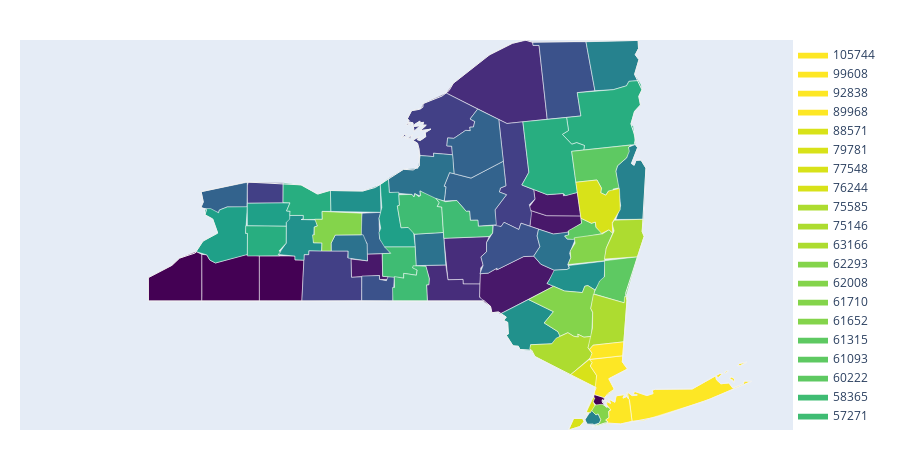

This figure's notebook cell:
### Code cell
# display all counties
#pip install plotly-geo
import plotly.figure_factory as ff

values = ny2['Income']

fig = ff.create_choropleth(fips=ny2['FIPS'], 
                            values=values, 
                            scope=['NY'], 
                            county_outline={'color': 'rgb(255,255,255)', 'width': 0.5})
iplot(fig)

### Figure 1 — Plotly figure (JSON) as saved in the notebook; plotly's stock layout.template omitted (floating-point values rounded to 4 significant figures; data arrays with more than 128 entries replaced by an {"elided": "..."} marker saying what was removed)
{"data": [{"fill": "toself", "fillcolor": "rgb(68, 1, 84)", "hoverinfo": "none", "line": {"color": "rgb(255,255,255)", "width": 0.5}, "mode": "lines", "name": "36593", "type": "scatter", "x": [-73.77, -73.77, -73.77, -73.77, -73.77, null, -73.93, -73.89, -73.79, -73.82, -73.78, -73.78, -73.92, -73.93, null], "y": [40.86, 40.85, 40.84, 40.86, 40.86, null, 40.83, 40.79, 40.8, 40.85, 40.84, 40.88, 40.92, 40.83, null]}, {"fill": "toself", "fillcolor": "rgb(68, 1, 84)", "hoverinfo": "none", "line": {"color": "rgb(255,255,255)", "width": 0.5}, "mode": "lines", "name": "44304", "type": "scatter", "x": [-79.76, -79.76, -79.06, -79.06, -79.14, -79.35, -79.45, -79.76, -79.76, null], "y": [42.24, 42.0, 42.0, 42.54, 42.57, 42.49, 42.41, 42.27, 42.24, null]}, {"fill": "toself", "fillcolor": "rgb(68, 1, 84)", "hoverinfo": "none", "line": {"color": "rgb(255,255,255)", "width": 0.5}, "mode": "lines", "name": "45359", "type": "scatter", "x": [-78.31, -78.31, -77.75, -77.72, -77.84, -77.84, -78.31, -78.31, null], "y": [42.23, 42.0, 42.0, 42.47, 42.47, 42.52, 42.52, 42.23, null]}, {"fill": "toself", "fillcolor": "rgb(68, 1, 84)", "hoverinfo": "none", "line": {"color": "rgb(255,255,255)", "width": 0.5}, "mode": "lines", "name": "45571", "type": "scatter", "x": [-79.06, -79.06, -78.31, -78.31, -78.49, -78.88, -78.96, -79.0, -79.06, -79.06, null], "y": [42.08, 42.0, 42.0, 42.52, 42.53, 42.44, 42.47, 42.53, 42.54, 42.08, null]}, {"fill": "toself", "fillcolor": "rgb(72, 24, 106)", "hoverinfo": "none", "line": {"color": "rgb(255,255,255)", "width": 0.5}, "mode": "lines", "name": "47449", "type": "scatter", "x": [-74.76, -74.76, -74.45, -74.29, -74.08, -74.1, -74.54, -74.76, -74.76, null], "y": [42.89, 42.86, 42.77, 42.78, 42.9, 42.98, 42.99, 43.05, 42.89, null]}, {"fill": "toself", "fillcolor": "rgb(72, 24, 106)", "hoverinfo": "none", "line": {"color": "rgb(255,255,255)", "width": 0.5}, "mode": "lines", "name": "47810", "type": "scatter", "x": [-77.11, -77.1, -76.73, -76.73, -76.62, -76.62, -76.69, -76.7, -76.9, -76.89, -77.11, null], "y": [42.48, 42.27, 42.29, 42.25, 42.25, 42.28, 42.28, 42.55, 42.54, 42.46, 42.48, null]}, {"fill": "toself", "fillcolor": "rgb(72, 24, 106)", "hoverinfo": "none", "line": {"color": "rgb(255,255,255)", "width": 0.5}, "mode": "lines", "name": "47921", "type": "scatter", "x": [-75.42, -75.4, -75.28, -75.26, -75.17, -75.15, -74.45, -74.54, -74.43, -74.62, -74.71, -74.84, -75.2, -75.19, -75.31, -75.42, -75.42, null], "y": [42.06, 42.01, 41.94, 41.86, 41.87, 41.85, 42.17, 42.2, 42.35, 42.42, 42.52, 42.51, 42.36, 42.38, 42.32, 42.31, 42.06, null]}, {"fill": "toself", "fillcolor": "rgb(72, 24, 106)", "hoverinfo": "none", "line": {"color": "rgb(255,255,255)", "width": 0.5}, "mode": "lines", "name": "48033", "type": "scatter", "x": [-74.77, -74.76, -74.54, -74.1, -74.14, -74.32, -74.33, -74.53, -74.71, -74.7, -74.77, null], "y": [43.08, 43.05, 42.99, 42.98, 43.25, 43.21, 43.24, 43.23, 43.29, 43.17, 43.08, null]}, {"fill": "toself", "fillcolor": "rgb(71, 45, 123)", "hoverinfo": "none", "line": {"color": "rgb(255,255,255)", "width": 0.5}, "mode": "lines", "name": "48330", "type": "scatter", "x": [-75.86, -75.06, -74.54, -74.64, -74.72, -74.73, -74.8, -74.99, -75.31, -75.77, -75.86, null], "y": [44.4, 44.05, 44.1, 44.95, 44.95, 44.99, 45.01, 44.98, 44.84, 44.52, 44.4, null]}, {"fill": "toself", "fillcolor": "rgb(71, 45, 123)", "hoverinfo": "none", "line": {"color": "rgb(255,255,255)", "width": 0.5}, "mode": "lines", "name": "48567", "type": "scatter", "x": [-75.89, -75.84, -75.64, -75.64, -75.42, -75.41, -75.37, -75.4, -75.33, -75.33, -75.3, -75.89, null], "y": [42.72, 42.24, 42.25, 42.2, 42.2, 42.38, 42.42, 42.51, 42.57, 42.67, 42.74, 42.72, null]}, {"fill": "toself", "fillcolor": "rgb(71, 45, 123)", "hoverinfo": "none", "line": {"color": "rgb(255,255,255)", "width": 0.5}, "mode": "lines", "name": "49064", "type": "scatter", "x": [-76.13, -76.08, -76.09, -76.12, -76.11, -75.36, -75.42, -75.42, -75.64, -75.64, -75.84, -75.86, -76.13, null], "y": [42.41, 42.26, 42.19, 42.19, 42.0, 42.0, 42.04, 42.2, 42.2, 42.25, 42.24, 42.42, 42.41, null]}, {"fill": "toself", "fillcolor": "rgb(66, 64, 134)", "hoverinfo": "none", "line": {"color": "rgb(255,255,255)", "width": 0.5}, "mode": "lines", "name": "49077", "type": "scatter", "x": [-75.22, -75.21, -75.14, -75.1, -74.91, -74.88, -74.76, -74.74, -74.77, -74.7, -74.71, -74.87, -74.78, -74.85, -75.06, -75.17, -75.08, -75.15, -75.16, -75.07, -75.22, null], "y": [43.05, 42.86, 42.86, 42.91, 42.82, 42.9, 42.86, 43.01, 43.11, 43.18, 43.29, 43.34, 43.49, 44.07, 44.05, 44.1, 43.33, 43.3, 43.26, 43.23, 43.05, null]}, {"fill": "toself", "fillcolor": "rgb(66, 64, 134)", "hoverinfo": "none", "line": {"color": "rgb(255,255,255)", "width": 0.5}, "mode": "lines", "name": "49223", "type": "scatter", "x": [-78.47, -78.47, -78.0, -78.0, -78.45, -78.47, null], "y": [43.33, 43.13, 43.13, 43.37, 43.37, 43.33, null]}, {"fill": "toself", "fillcolor": "rgb(66, 64, 134)", "hoverinfo": "none", "line": {"color": "rgb(255,255,255)", "width": 0.5}, "mode": "lines", "name": "50157", "type": "scatter", "x": [-77.75, -77.75, -76.97, -76.97, -77.1, -77.11, -77.15, -77.14, -77.66, -77.66, -77.72, -77.75, null], "y": [42.03, 42.0, 42.0, 42.28, 42.27, 42.51, 42.5, 42.58, 42.58, 42.54, 42.54, 42.03, null]}, {"fill": "toself", "fillcolor": "rgb(66, 64, 134)", "hoverinfo": "none", "line": {"color": "rgb(255,255,255)", "width": 0.5}, "mode": "lines", "name": "50322", "type": "scatter", "x": [-76.15, -76.14, -76.14, -76.14, -76.15, null, -76.19, -76.18, -76.17, -76.17, -76.19, null, -76.34, -76.32, -76.32, -76.33, -76.34, null, -76.36, -76.33, -76.3, -76.35, -76.36, null, -76.37, -76.34, -76.36, -76.3, -76.28, -76.2, -76.28, -76.27, -76.2, -76.21, -76.16, -76.17, -76.12, -76.2, -76.06, -76.13, -76.13, -76.2, -76.24, -76.21, -76.3, -76.23, -76.2, -76.02, -76.03, -75.77, -75.79, -75.85, -75.84, -75.76, -75.6, -75.54, -75.55, -75.5, -75.48, -75.55, -75.45, -75.86, -76.16, -76.19, -76.31, -76.37, null, -76.37, -76.37, -76.36, -76.37, -76.37, null, -76.38, -76.36, -76.34, -76.37, -76.38, null, -76.4, -76.4, -76.39, -76.39, -76.4, null, -76.45, -76.4, -76.38, -76.41, -76.45, null], "y": [43.94, 43.94, 43.94, 43.94, 43.94, null, 44.01, 44.02, 44.02, 44.02, 44.01, null, 44.03, 44.03, 44.05, 44.04, 44.03, null, 43.88, 43.88, 43.92, 43.89, 43.88, null, 44.1, 44.09, 44.07, 44.06, 43.96, 44.03, 44.02, 44.04, 44.08, 44.06, 44.06, 44.03, 44.03, 43.97, 43.99, 43.95, 43.9, 43.85, 43.86, 43.9, 43.86, 43.82, 43.68, 43.67, 43.71, 43.69, 43.79, 43.79, 43.88, 43.88, 43.97, 43.97, 44.01, 44.01, 44.07, 44.1, 44.22, 44.4, 44.28, 44.22, 44.2, 44.1, null, 43.87, 43.88, 43.88, 43.88, 43.87, null, 44.04, 44.03, 44.05, 44.05, 44.04, null, 43.88, 43.88, 43.89, 43.89, 43.88, null, 43.89, 43.9, 43.92, 43.92, 43.89, null]}, {"fill": "toself", "fillcolor": "rgb(59, 82, 139)", "hoverinfo": "none", "line": {"color": "rgb(255,255,255)", "width": 0.5}, "mode": "lines", "name": "50733", "type": "scatter", "x": [-74.73, -74.72, -74.64, -74.54, -74.09, -74.14, -73.91, -74.03, -74.73, null], "y": [44.99, 44.95, 44.95, 44.1, 44.14, 44.41, 44.43, 45.0, 44.99, null]}, {"fill": "toself", "fillcolor": "rgb(59, 82, 139)", "hoverinfo": "none", "line": {"color": "rgb(255,255,255)", "width": 0.5}, "mode": "lines", "name": "51251", "type": "scatter", "x": [-76.97, -76.97, -76.56, -76.54, -76.62, -76.64, -76.73, -76.73, -76.96, -76.97, null], "y": [42.14, 42.0, 42.0, 42.28, 42.28, 42.23, 42.25, 42.29, 42.29, 42.14, null]}, {"fill": "toself", "fillcolor": "rgb(59, 82, 139)", "hoverinfo": "none", "line": {"color": "rgb(255,255,255)", "width": 0.5}, "mode": "lines", "name": "51254", "type": "scatter", "x": [-75.42, -75.31, -75.19, -75.2, -74.84, -74.71, -74.63, -74.67, -74.65, -74.88, -74.91, -75.1, -75.14, -75.24, -75.25, -75.33, -75.33, -75.4, -75.37, -75.42, null], "y": [42.31, 42.32, 42.38, 42.36, 42.51, 42.52, 42.63, 42.75, 42.83, 42.9, 42.82, 42.91, 42.86, 42.88, 42.79, 42.67, 42.57, 42.51, 42.41, 42.31, null]}, {"fill": "toself", "fillcolor": "rgb(51, 99, 141)", "hoverinfo": "none", "line": {"color": "rgb(255,255,255)", "width": 0.5}, "mode": "lines", "name": "51316", "type": "scatter", "x": [-75.89, -75.86, -75.88, -75.72, -75.6, -75.55, -75.54, -75.44, -75.44, -75.2, -75.22, -75.07, -75.16, -75.15, -75.08, -75.11, -75.53, -75.81, -75.89, null], "y": [43.33, 43.32, 43.16, 43.16, 43.04, 43.04, 42.93, 42.93, 42.86, 42.88, 43.05, 43.23, 43.26, 43.3, 43.33, 43.62, 43.42, 43.48, 43.33, null]}, {"fill": "toself", "fillcolor": "rgb(51, 99, 141)", "hoverinfo": "none", "line": {"color": "rgb(255,255,255)", "width": 0.5}, "mode": "lines", "name": "51475", "type": "scatter", "x": [-75.85, -75.85, -75.79, -75.76, -75.53, -75.11, -75.17, -75.45, -75.55, -75.48, -75.5, -75.55, -75.54, -75.6, -75.76, -75.84, -75.85, null], "y": [43.82, 43.79, 43.79, 43.47, 43.42, 43.62, 44.1, 44.22, 44.1, 44.07, 44.01, 44.01, 43.97, 43.97, 43.88, 43.88, 43.82, null]}, {"fill": "toself", "fillcolor": "rgb(51, 99, 141)", "hoverinfo": "none", "line": {"color": "rgb(255,255,255)", "width": 0.5}, "mode": "lines", "name": "51601", "type": "scatter", "x": [-76.98, -76.98, -76.9, -76.9, -76.59, -76.73, -76.74, -76.71, -76.96, -76.98, null], "y": [42.86, 42.77, 42.66, 42.54, 42.55, 42.72, 42.95, 43.02, 43.01, 42.86, null]}, {"fill": "toself", "fillcolor": "rgb(51, 99, 141)", "hoverinfo": "none", "line": {"color": "rgb(255,255,255)", "width": 0.5}, "mode": "lines", "name": "51656", "type": "scatter", "x": [-79.08, -78.84, -78.83, -78.73, -78.47, -78.47, -79.07, -79.04, -79.08, null], "y": [43.08, 43.02, 43.05, 43.09, 43.08, 43.37, 43.26, 43.14, 43.08, null]}, {"fill": "toself", "fillcolor": "rgb(44, 114, 142)", "hoverinfo": "none", "line": {"color": "rgb(255,255,255)", "width": 0.5}, "mode": "lines", "name": "51755", "type": "scatter", "x": [-76.62, -76.61, -76.31, -76.28, -76.27, -76.2, -76.2, -76.08, -75.88, -75.86, -75.89, -75.81, -75.76, -75.77, -76.03, -76.02, -76.2, -76.23, -76.42, -76.62, null], "y": [43.42, 43.25, 43.23, 43.2, 43.24, 43.21, 43.27, 43.2, 43.16, 43.32, 43.33, 43.48, 43.47, 43.69, 43.71, 43.67, 43.68, 43.53, 43.52, 43.42, null]}, {"fill": "toself", "fillcolor": "rgb(44, 114, 142)", "hoverinfo": "none", "line": {"color": "rgb(255,255,255)", "width": 0.5}, "mode": "lines", "name": "51758", "type": "scatter", "x": [-77.37, -77.37, -77.14, -77.14, -76.89, -76.9, -76.95, -77.31, -77.37, null], "y": [42.67, 42.58, 42.58, 42.49, 42.46, 42.66, 42.76, 42.76, 42.67, null]}, {"fill": "toself", "fillcolor": "rgb(44, 114, 142)", "hoverinfo": "none", "line": {"color": "rgb(255,255,255)", "width": 0.5}, "mode": "lines", "name": "51842", "type": "scatter", "x": [-74.71, -74.62, -74.44, -74.28, -74.24, -74.26, -74.23, -74.24, -74.16, -74.27, -74.31, -74.26, -74.26, -74.45, -74.65, -74.67, -74.63, -74.71, null], "y": [42.52, 42.42, 42.36, 42.36, 42.38, 42.42, 42.5, 42.55, 42.72, 42.71, 42.75, 42.76, 42.8, 42.77, 42.83, 42.75, 42.63, 42.52, null]}, {"fill": "toself", "fillcolor": "rgb(44, 114, 142)", "hoverinfo": "none", "line": {"color": "rgb(255,255,255)", "width": 0.5}, "mode": "lines", "name": "52451", "type": "scatter", "x": [-76.27, -76.25, -75.86, -75.9, -76.27, null], "y": [42.77, 42.41, 42.42, 42.79, 42.77, null]}, {"fill": "toself", "fillcolor": "rgb(38, 130, 142)", "hoverinfo": "none", "line": {"color": "rgb(255,255,255)", "width": 0.5}, "mode": "lines", "name": "52527", "type": "scatter", "x": [-73.64, -73.57, -73.64, -73.27, -73.24, -73.31, -73.37, -73.4, -73.43, -73.35, -73.38, -73.47, -73.49, -73.61, -73.64, null], "y": [43.5, 43.1, 42.94, 42.94, 43.53, 43.63, 43.62, 43.57, 43.59, 43.77, 43.81, 43.78, 43.65, 43.56, 43.5, null]}, {"fill": "toself", "fillcolor": "rgb(38, 130, 142)", "hoverinfo": "none", "line": {"color": "rgb(255,255,255)", "width": 0.5}, "mode": "lines", "name": "52759", "type": "scatter", "x": [-74.03, -73.91, -73.67, -73.5, -73.46, -73.34, -73.39, -73.33, -73.38, -73.34, -73.34, -74.03, null], "y": [45.0, 44.43, 44.44, 44.49, 44.54, 44.55, 44.62, 44.79, 44.85, 44.92, 45.01, 45.0, null]}, {"fill": "toself", "fillcolor": "rgb(38, 130, 142)", "hoverinfo": "none", "line": {"color": "rgb(255,255,255)", "width": 0.5}, "mode": "lines", "name": "52782", "type": "scatter", "x": [-74.04, -74.01, -73.93, -73.85, -73.83, -73.87, -73.9, -73.96, -74.04, null], "y": [40.63, 40.57, 40.57, 40.59, 40.63, 40.7, 40.68, 40.74, 40.63, null]}, {"fill": "toself", "fillcolor": "rgb(33, 145, 140)", "hoverinfo": "none", "line": {"color": "rgb(255,255,255)", "width": 0.5}, "mode": "lines", "name": "53214", "type": "scatter", "x": [-74.51, -74.54, -74.31, -74.07, -74.04, -74.0, -73.91, -73.79, -73.78, -74.25, -74.24, -74.28, -74.44, -74.51, null], "y": [42.24, 42.2, 42.11, 42.1, 42.17, 42.18, 42.13, 42.27, 42.46, 42.41, 42.38, 42.36, 42.36, 42.24, null]}, {"fill": "toself", "fillcolor": "rgb(33, 145, 140)", "hoverinfo": "none", "line": {"color": "rgb(255,255,255)", "width": 0.5}, "mode": "lines", "name": "53654", "type": "scatter", "x": [-78.06, -77.84, -77.84, -77.72, -77.72, -77.66, -77.66, -77.49, -77.49, -77.6, -77.59, -77.55, -77.57, -77.76, -77.73, -77.73, -77.91, -77.96, -77.96, -78.06, null], "y": [42.54, 42.52, 42.47, 42.47, 42.54, 42.54, 42.58, 42.58, 42.67, 42.67, 42.85, 42.87, 42.94, 42.94, 42.95, 42.99, 42.99, 42.91, 42.67, 42.54, null]}, {"fill": "toself", "fillcolor": "rgb(33, 145, 140)", "hoverinfo": "none", "line": {"color": "rgb(255,255,255)", "width": 0.5}, "mode": "lines", "name": "53693", "type": "scatter", "x": [-77.38, -77.37, -76.71, -76.72, -76.95, -77.38, null], "y": [43.28, 43.03, 43.02, 43.34, 43.27, 43.28, null]}, {"fill": "toself", "fillcolor": "rgb(33, 145, 140)", "hoverinfo": "none", "line": {"color": "rgb(255,255,255)", "width": 0.5}, "mode": "lines", "name": "53877", "type": "scatter", "x": [-75.15, -75.07, -75.1, -75.05, -75.04, -75.07, -74.98, -74.91, -74.89, -74.76, -74.75, -74.48, -74.36, -74.4, -74.58, -74.45, -74.78, -75.15, null], "y": [41.85, 41.81, 41.77, 41.75, 41.62, 41.61, 41.48, 41.48, 41.44, 41.42, 41.49, 41.5, 41.59, 41.64, 41.75, 41.88, 42.02, 41.85, null]}, {"fill": "toself", "fillcolor": "rgb(31, 160, 136)", "hoverinfo": "none", "line": {"color": "rgb(255,255,255)", "width": 0.5}, "mode": "lines", "name": "54006", "type": "scatter", "x": [-79.14, -79.0, -78.96, -78.88, -78.46, -78.46, -78.49, -78.46, -78.73, -78.83, -78.84, -78.95, -79.02, -79.02, -78.92, -78.85, -79.05, -79.14, null], "y": [42.57, 42.53, 42.47, 42.44, 42.54, 42.78, 42.78, 43.09, 43.09, 43.05, 43.02, 43.07, 43.07, 42.99, 42.95, 42.78, 42.69, 42.57, null]}, {"fill": "toself", "fillcolor": "rgb(31, 160, 136)", "hoverinfo": "none", "line": {"color": "rgb(255,255,255)", "width": 0.5}, "mode": "lines", "name": "54033", "type": "scatter", "x": [-78.47, -78.46, -77.95, -77.96, -77.91, -77.9, -77.95, -77.91, -78.47, null], "y": [43.13, 42.87, 42.86, 42.91, 42.95, 43.04, 43.04, 43.13, 43.13, null]}, {"fill": "toself", "fillcolor": "rgb(31, 160, 136)", "hoverinfo": "none", "line": {"color": "rgb(255,255,255)", "width": 0.5}, "mode": "lines", "name": "54664", "type": "scatter", "x": [-76.74, -76.73, -76.67, -76.27, -76.29, -76.36, -76.45, -76.5, -76.47, -76.48, -76.61, -76.62, -76.72, -76.7, -76.74, -76.72, -76.74, null], "y": [42.79, 42.71, 42.62, 42.62, 42.79, 42.85, 42.85, 43.1, 43.1, 43.26, 43.25, 43.42, 43.34, 43.08, 42.95, 42.84, 42.79, null]}, {"fill": "toself", "fillcolor": "rgb(40, 174, 128)", "hoverinfo": "none", "line": {"color": "rgb(255,255,255)", "width": 0.5}, "mode": "lines", "name": "55272", "type": "scatter", "x": [-78.0, -77.91, -77.95, -77.9, -77.91, -77.73, -77.73, -77.76, -77.48, -77.49, -77.37, -77.38, -77.55, -77.76, -78.0, -78.0, null], "y": [43.14, 43.13, 43.04, 43.04, 42.99, 42.99, 42.95, 42.94, 42.94, 43.03, 43.03, 43.28, 43.24, 43.34, 43.37, 43.14, null]}, {"fill": "toself", "fillcolor": "rgb(40, 174, 128)", "hoverinfo": "none", "line": {"color": "rgb(255,255,255)", "width": 0.5}, "mode": "lines", "name": "55294", "type": "scatter", "x": [-74.34, -74.21, -74.15, -74.05, -74.06, -73.38, -73.41, -73.44, -73.39, -73.31, -73.33, -73.29, -73.31, -73.34, -73.46, -73.5, -73.67, -74.14, -74.09, -74.28, -74.26, -74.34, null], "y": [43.93, 43.81, 43.83, 43.8, 43.74, 43.81, 44.02, 44.05, 44.19, 44.27, 44.36, 44.44, 44.5, 44.55, 44.54, 44.49, 44.44, 44.41, 44.14, 44.12, 43.97, 43.93, null]}, {"fill": "toself", "fillcolor": "rgb(40, 174, 128)", "hoverinfo": "none", "line": {"color": "rgb(255,255,255)", "width": 0.5}, "mode": "lines", "name": "55459", "type": "scatter", "x": [-78.49, -78.46, -78.46, -78.04, -78.06, -78.03, -78.05, -77.96, -77.95, -78.49, -78.49, null], "y": [42.78, 42.78, 42.52, 42.52, 42.54, 42.57, 42.58, 42.67, 42.86, 42.87, 42.78, null]}, {"fill": "toself", "fillcolor": "rgb(40, 174, 128)", "hoverinfo": "none", "line": {"color": "rgb(255,255,255)", "width": 0.5}, "mode": "lines", "name": "55587", "type": "scatter", "x": [-74.87, -74.53, -74.33, -74.29, -74.14, -74.21, -74.06, -74.05, -74.15, -74.21, -74.34, -74.26, -74.28, -74.85, -74.78, -74.87, null], "y": [43.34, 43.23, 43.24, 43.22, 43.25, 43.73, 43.74, 43.8, 43.83, 43.81, 43.93, 43.97, 44.12, 44.07, 43.49, 43.34, null]}, {"fill": "toself", "fillcolor": "rgb(63, 188, 115)", "hoverinfo": "none", "line": {"color": "rgb(255,255,255)", "width": 0.5}, "mode": "lines", "name": "56200", "type": "scatter", "x": [-76.7, -76.69, -76.42, -76.42, -76.25, -76.24, -76.3, -76.25, -76.27, -76.67, -76.59, -76.7, null], "y": [42.55, 42.28, 42.26, 42.32, 42.3, 42.36, 42.39, 42.41, 42.62, 42.62, 42.55, 42.55, null]}, {"fill": "toself", "fillcolor": "rgb(63, 188, 115)", "hoverinfo": "none", "line": {"color": "rgb(255,255,255)", "width": 0.5}, "mode": "lines", "name": "57153", "type": "scatter", "x": [-76.56, -76.56, -76.11, -76.12, -76.09, -76.08, -76.12, -76.29, -76.3, -76.24, -76.25, -76.42, -76.42, -76.54, -76.54, -76.56, null], "y": [42.15, 42.0, 42.0, 42.19, 42.19, 42.26, 42.4, 42.41, 42.38, 42.36, 42.3, 42.32, 42.26, 42.28, 42.16, 42.15, null]}, {"fill": "toself", "fillcolor": "rgb(63, 188, 115)", "hoverinfo": "none", "line": {"color": "rgb(255,255,255)", "width": 0.5}, "mode": "lines", "name": "57271", "type": "scatter", "x": [-76.5, -76.45, -76.36, -76.27, -75.9, -75.92, -75.98, -75.95, -75.99, -76.2, -76.19, -76.22, -76.27, -76.28, -76.31, -76.48, -76.47, -76.5, null], "y": [43.1, 42.85, 42.85, 42.77, 42.79, 43.09, 43.09, 43.13, 43.18, 43.27, 43.22, 43.2, 43.24, 43.2, 43.23, 43.23, 43.1, 43.1, null]}, {"fill": "toself", "fillcolor": "rgb(63, 188, 115)", "hoverinfo": "none", "line": {"color": "rgb(255,255,255)", "width": 0.5}, "mode": "lines", "name": "58365", "type": "scatter", "x": [-75.99, -75.95, -75.98, -75.92, -75.89, -75.3, -75.25, -75.25, -75.44, -75.44, -75.54, -75.55, -75.6, -75.72, -75.87, -75.99, null], "y": [43.19, 43.13, 43.09, 43.09, 42.72, 42.74, 42.79, 42.87, 42.86, 42.93, 42.93, 43.04, 43.04, 43.16, 43.15, 43.19, null]}, {"fill": "toself", "fillcolor": "rgb(94, 201, 98)", "hoverinfo": "none", "line": {"color": "rgb(255,255,255)", "width": 0.5}, "mode": "lines", "name": "60222", "type": "scatter", "x": [-74.21, -74.16, -73.88, -73.82, -73.83, -73.77, -73.73, -73.67, -73.67, -73.59, -73.64, -73.61, -73.49, -73.46, -73.47, -73.44, -74.21, null], "y": [43.73, 43.37, 43.4, 43.3, 43.25, 43.22, 43.27, 43.26, 43.29, 43.31, 43.5, 43.56, 43.65, 43.73, 43.78, 43.8, 43.73, null]}, {"fill": "toself", "fillcolor": "rgb(94, 201, 98)", "hoverinfo": "none", "line": {"color": "rgb(255,255,255)", "width": 0.5}, "mode": "lines", "name": "61093", "type": "scatter", "x": [-73.93, -73.53, -73.35, -73.78, -73.78, -73.85, -73.93, null], "y": [42.08, 41.98, 42.51, 42.46, 42.28, 42.23, 42.08, null]}, {"fill": "toself", "fillcolor": "rgb(94, 201, 98)", "hoverinfo": "none", "line": {"color": "rgb(255,255,255)", "width": 0.5}, "mode": "lines", "name": "61315", "type": "scatter", "x": [-74.31, -74.27, -74.2, -73.81, -73.9, -73.9, -73.96, -74.09, -74.08, -74.26, -74.25, -74.31, null], "y": [42.75, 42.71, 42.71, 42.78, 42.85, 42.91, 42.9, 42.96, 42.9, 42.81, 42.76, 42.75, null]}, {"fill": "toself", "fillcolor": "rgb(132, 212, 75)", "hoverinfo": "none", "line": {"color": "rgb(255,255,255)", "width": 0.5}, "mode": "lines", "name": "61652", "type": "scatter", "x": [-74.78, -74.45, -74.58, -74.4, -74.37, -74.26, -74.19, -74.13, -74.13, -74.05, -73.95, -73.94, -73.96, -73.91, -74.0, -74.04, -74.07, -74.31, -74.45, -74.78, null], "y": [42.02, 41.88, 41.75, 41.64, 41.59, 41.63, 41.59, 41.58, 41.62, 41.58, 41.59, 41.87, 41.91, 42.13, 42.18, 42.17, 42.1, 42.11, 42.17, 42.02, null]}, {"fill": "toself", "fillcolor": "rgb(132, 212, 75)", "hoverinfo": "none", "line": {"color": "rgb(255,255,255)", "width": 0.5}, "mode": "lines", "name": "61710", "type": "scatter", "x": [-77.61, -77.6, -77.49, -77.49, -77.37, -77.37, -77.31, -76.97, -76.96, -77.49, -77.48, -77.58, -77.55, -77.59, -77.59, -77.61, null], "y": [42.76, 42.67, 42.67, 42.58, 42.58, 42.67, 42.76, 42.76, 43.01, 43.03, 42.94, 42.94, 42.87, 42.85, 42.76, 42.76, null]}, {"fill": "toself", "fillcolor": "rgb(132, 212, 75)", "hoverinfo": "none", "line": {"color": "rgb(255,255,255)", "width": 0.5}, "mode": "lines", "name": "62008", "type": "scatter", "x": [-73.96, -73.9, -73.87, -73.83, -73.85, -73.94, -73.74, -73.77, -73.72, -73.73, -73.7, -73.82, -73.91, -73.96, null], "y": [40.74, 40.68, 40.7, 40.63, 40.59, 40.54, 40.59, 40.62, 40.65, 40.72, 40.75, 40.81, 40.8, 40.74, null]}, {"fill": "toself", "fillcolor": "rgb(132, 212, 75)", "hoverinfo": "none", "line": {"color": "rgb(255,255,255)", "width": 0.5}, "mode": "lines", "name": "62293", "type": "scatter", "x": [-74.26, -73.78, -73.76, -73.68, -73.73, -73.81, -74.18, -74.17, -74.23, -74.23, -74.26, null], "y": [42.42, 42.46, 42.61, 42.78, 42.82, 42.78, 42.73, 42.67, 42.58, 42.5, 42.42, null]}, {"fill": "toself", "fillcolor": "rgb(173, 220, 48)", "hoverinfo": "none", "line": {"color": "rgb(255,255,255)", "width": 0.5}, "mode": "lines", "name": "63166", "type": "scatter", "x": [-73.79, -73.35, -73.26, -73.29, -73.27, -73.66, -73.68, -73.66, -73.76, -73.79, null], "y": [42.48, 42.51, 42.75, 42.8, 42.94, 42.93, 42.89, 42.81, 42.61, 42.48, null]}, {"fill": "toself", "fillcolor": "rgb(173, 220, 48)", "hoverinfo": "none", "line": {"color": "rgb(255,255,255)", "width": 0.5}, "mode": "lines", "name": "75146", "type": "scatter", "x": [-74.76, -74.7, -74.23, -73.96, -73.95, -74.0, -73.95, -74.05, -74.13, -74.13, -74.19, -74.26, -74.42, -74.48, -74.75, -74.76, null], "y": [41.45, 41.36, 41.14, 41.35, 41.4, 41.46, 41.59, 41.58, 41.62, 41.58, 41.59, 41.63, 41.57, 41.5, 41.49, 41.45, null]}, {"fill": "toself", "fillcolor": "rgb(173, 220, 48)", "hoverinfo": "none", "line": {"color": "rgb(255,255,255)", "width": 0.5}, "mode": "lines", "name": "75585", "type": "scatter", "x": [-74.0, -73.98, -73.93, -73.53, -73.49, -73.52, -73.53, -73.93, -73.96, -73.94, -73.94, -74.0, null], "y": [41.46, 41.44, 41.49, 41.53, 42.05, 42.05, 41.98, 42.08, 41.91, 41.87, 41.68, 41.46, null]}, {"fill": "toself", "fillcolor": "rgb(216, 226, 25)", "hoverinfo": "none", "line": {"color": "rgb(255,255,255)", "width": 0.5}, "mode": "lines", "name": "76244", "type": "scatter", "x": [-74.16, -74.16, -74.16, -74.16, -74.16, null, -74.26, -74.11, -74.05, -74.07, -74.19, -74.26, null], "y": [40.65, 40.64, 40.64, 40.64, 40.65, null, 40.51, 40.55, 40.6, 40.64, 40.64, 40.51, null]}, {"fill": "toself", "fillcolor": "rgb(216, 226, 25)", "hoverinfo": "none", "line": {"color": "rgb(255,255,255)", "width": 0.5}, "mode": "lines", "name": "77548", "type": "scatter", "x": [-74.16, -74.09, -73.96, -73.9, -73.9, -73.82, -73.73, -73.68, -73.68, -73.58, -73.59, -73.73, -73.77, -73.83, -73.82, -73.88, -74.16, null], "y": [43.37, 42.96, 42.9, 42.91, 42.85, 42.78, 42.82, 42.78, 42.9, 43.06, 43.3, 43.27, 43.22, 43.25, 43.3, 43.4, 43.37, null]}, {"fill": "toself", "fillcolor": "rgb(216, 226, 25)", "hoverinfo": "none", "line": {"color": "rgb(255,255,255)", "width": 0.5}, "mode": "lines", "name": "79781", "type": "scatter", "x": [-74.0, -74.0, -74.0, -74.0, null, -74.0, -74.0, -74.0, -74.0, -74.0, null, -74.01, -74.0, -74.0, -74.0, -74.01, null, -74.01, -74.01, -74.01, -74.01, null, -74.02, -73.97, -73.91, -73.93, -73.91, -73.93, -74.02, null, -74.03, -74.01, -74.01, -74.02, -74.03, null, -74.05, -74.04, -74.04, -74.04, -74.05, null], "y": [40.7, 40.7, 40.7, 40.7, null, 40.7, 40.7, 40.7, 40.7, 40.7, null, 40.69, 40.69, 40.7, 40.7, 40.69, null, 40.69, 40.68, 40.69, 40.69, null, 40.71, 40.71, 40.79, 40.83, 40.88, 40.88, 40.71, null, 40.69, 40.69, 40.69, 40.69, 40.69, null, 40.69, 40.69, 40.7, 40.7, 40.69, null]}, {"fill": "toself", "fillcolor": "rgb(216, 226, 25)", "hoverinfo": "none", "line": {"color": "rgb(255,255,255)", "width": 0.5}, "mode": "lines", "name": "88571", "type": "scatter", "x": [-74.23, -73.91, -73.89, -73.89, -73.97, -73.95, -73.98, -74.23, null], "y": [41.14, 41.0, 41.0, 41.14, 41.25, 41.29, 41.32, 41.14, null]}, {"fill": "toself", "fillcolor": "rgb(253, 231, 37)", "hoverinfo": "none", "line": {"color": "rgb(255,255,255)", "width": 0.5}, "mode": "lines", "name": "89968", "type": "scatter", "x": [-73.77, -73.78, -73.77, -73.77, -73.77, null, -73.98, -73.95, -73.97, -73.89, -73.92, -73.78, -73.66, -73.73, -73.48, -73.55, -73.54, -73.98, null], "y": [40.88, 40.88, 40.88, 40.89, 40.88, null, 41.32, 41.29, 41.25, 41.14, 40.92, 40.88, 40.98, 41.1, 41.21, 41.3, 41.37, 41.32, null]}, {"fill": "toself", "fillcolor": "rgb(253, 231, 37)", "hoverinfo": "none", "line": {"color": "rgb(255,255,255)", "width": 0.5}, "mode": "lines", "name": "92838", "type": "scatter", "x": [-72.04, -72.0, -71.92, -72.02, -72.04, null, -72.14, -72.11, -72.09, -72.08, -72.13, -72.14, null, -72.21, -72.2, -72.16, -72.19, -72.21, null, -73.5, -73.46, -73.42, -73.26, -72.47, -71.86, -71.96, -71.96, -72.1, -72.15, -72.26, -72.32, -72.33, -72.29, -72.23, -72.28, -72.64, -73.12, -73.16, -73.15, -73.23, -73.39, -73.41, -73.36, -73.43, -73.49, -73.5, null], "y": [41.25, 41.25, 41.29, 41.28, 41.25, null, 41.1, 41.09, 41.06, 41.1, 41.12, 41.1, null, 41.18, 41.16, 41.19, 41.19, 41.18, null, 40.92, 40.84, 40.61, 40.62, 40.84, 41.07, 41.07, 41.04, 40.99, 41.05, 41.04, 41.09, 41.13, 41.11, 41.16, 41.16, 40.98, 40.98, 40.97, 40.93, 40.91, 40.96, 40.92, 40.91, 40.91, 40.95, 40.92, null]}, {"fill": "toself", "fillcolor": "rgb(253, 231, 37)", "hoverinfo": "none", "line": {"color": "rgb(255,255,255)", "width": 0.5}, "mode": "lines", "name": "99608", "type": "scatter", "x": [-73.98, -73.54, -73.53, -73.93, -73.98, -73.95, -73.98, null], "y": [41.32, 41.37, 41.53, 41.49, 41.44, 41.4, 41.32, null]}, {"fill": "toself", "fillcolor": "rgb(253, 231, 37)", "hoverinfo": "none", "line": {"color": "rgb(255,255,255)", "width": 0.5}, "mode": "lines", "name": "105744", "type": "scatter", "x": [-73.49, -73.49, -73.49, -73.49, null, -73.77, -73.74, -73.75, -73.57, -73.42, -73.46, -73.49, -73.54, -73.52, -73.63, -73.65, -73.73, -73.71, -73.75, -73.77, -73.7, -73.73, -73.72, -73.77, null], "y": [40.92, 40.92, 40.92, 40.92, null, 40.62, 40.6, 40.58, 40.58, 40.61, 40.87, 40.89, 40.88, 40.92, 40.9, 40.83, 40.87, 40.82, 40.84, 40.81, 40.74, 40.72, 40.65, 40.62, null]}, {"hoverinfo": "text", "legendgroup": "centroids", "marker": {"color": "white", "opacity": 0}, "mode": "markers", "name": "US Counties", "selected": {"marker": {"color": "white", "opacity": 1, "size": 3}}, "showlegend": false, "text": ["County: Westchester<br>State: New York<br>FIPS: 36119<br>Value: 89968", "County: Westchester<br>State: New York<br>FIPS: 36119<br>Value: 89968", "County: Suffolk<br>State: New York<br>FIPS: 36103<br>Value: 92838", "County: Suffolk<br>State: New York<br>FIPS: 36103<br>Value: 92838", "County: Suffolk<br>State: New York<br>FIPS: 36103<br>Value: 92838", "County: Suffolk<br>State: New York<br>FIPS: 36103<br>Value: 92838", "County: Richmond<br>State: New York<br>FIPS: 36085<br>Value: 76244", "County: Richmond<br>State: New York<br>FIPS: 36085<br>Value: 76244", "County: New York<br>State: New York<br>FIPS: 36061<br>Value: 79781", "County: New York<br>State: New York<br>FIPS: 36061<br>Value: 79781", "County: New York<br>State: New York<br>FIPS: 36061<br>Value: 79781", "County: New York<br>State: New York<br>FIPS: 36061<br>Value: 79781", "County: New York<br>State: New York<br>FIPS: 36061<br>Value: 79781", "County: New York<br>State: New York<br>FIPS: 36061<br>Value: 79781", "County: New York<br>State: New York<br>FIPS: 36061<br>Value: 79781", "County: Nassau<br>State: New York<br>FIPS: 36059<br>Value: 105744", "County: Nassau<br>State: New York<br>FIPS: 36059<br>Value: 105744", "County: Jefferson<br>State: New York<br>FIPS: 36045<br>Value: 50322", "County: Jefferson<br>State: New York<br>FIPS: 36045<br>Value: 50322", "County: Jefferson<br>State: New York<br>FIPS: 36045<br>Value: 50322", "County: Jefferson<br>State: New York<br>FIPS: 36045<br>Value: 50322", "County: Jefferson<br>State: New York<br>FIPS: 36045<br>Value: 50322", "County: Jefferson<br>State: New York<br>FIPS: 36045<br>Value: 50322", "County: Jefferson<br>State: New York<br>FIPS: 36045<br>Value: 50322", "County: Jefferson<br>State: New York<br>FIPS: 36045<br>Value: 50322", "County: Jefferson<br>State: New York<br>FIPS: 36045<br>Value: 50322", "County: Bronx<br>State: New York<br>FIPS: 36005<br>Value: 36593", "County: Bronx<br>State: New York<br>FIPS: 36005<br>Value: 36593", "County: Albany<br>State: New York<br>FIPS: 36001<br>Value: 62293", "County: Allegany<br>State: New York<br>FIPS: 36003<br>Value: 45359", "County: Broome<br>State: New York<br>FIPS: 36007<br>Value: 49064", "County: Cattaraugus<br>State: New York<br>FIPS: 36009<br>Value: 45571", "County: Cayuga<br>State: New York<br>FIPS: 36011<br>Value: 54664", "County: Chautauqua<br>State: New York<br>FIPS: 36013<br>Value: 44304", "County: Chemung<br>State: New York<br>FIPS: 36015<br>Value: 51251", "County: Chenango<br>State: New York<br>FIPS: 36017<br>Value: 48567", "County: Clinton<br>State: New York<br>FIPS: 36019<br>Value: 52759", "County: Columbia<br>State: New York<br>FIPS: 36021<br>Value: 61093", "County: Cortland<br>State: New York<br>FIPS: 36023<br>Value: 52451", "County: Delaware<br>State: New York<br>FIPS: 36025<br>Value: 47921", "County: Dutchess<br>State: New York<br>FIPS: 36027<br>Value: 75585", "County: Erie<br>State: New York<br>FIPS: 36029<br>Value: 54006", "County: Essex<br>State: New York<br>FIPS: 36031<br>Value: 55294", "County: Franklin<br>State: New York<br>FIPS: 36033<br>Value: 50733", "County: Fulton<br>State: New York<br>FIPS: 36035<br>Value: 48033", "County: Genesee<br>State: New York<br>FIPS: 36037<br>Value: 54033", "County: Greene<br>State: New York<br>FIPS: 36039<br>Value: 53214", "County: Hamilton<br>State: New York<br>FIPS: 36041<br>Value: 55587", "County: Herkimer<br>State: New York<br>FIPS: 36043<br>Value: 49077", "County: Kings<br>State: New York<br>FIPS: 36047<br>Value: 52782", "County: Lewis<br>State: New York<br>FIPS: 36049<br>Value: 51475", "County: Livingston<br>State: New York<br>FIPS: 36051<br>Value: 53654", "County: Madison<br>State: New York<br>FIPS: 36053<br>Value: 58365", "County: Monroe<br>State: New York<br>FIPS: 36055<br>Value: 55272", "County: Montgomery<br>State: New York<br>FIPS: 36057<br>Value: 47449", "County: Niagara<br>State: New York<br>FIPS: 36063<br>Value: 51656", "County: Oneida<br>State: New York<br>FIPS: 36065<br>Value: 51316", "County: Onondaga<br>State: New York<br>FIPS: 36067<br>Value: 57271", "County: Ontario<br>State: New York<br>FIPS: 36069<br>Value: 61710", "County: Orange<br>State: New York<br>FIPS: 36071<br>Value: 75146", "County: Orleans<br>State: New York<br>FIPS: 36073<br>Value: 49223", "County: Oswego<br>State: New York<br>FIPS: 36075<br>Value: 51755", "County: Otsego<br>State: New York<br>FIPS: 36077<br>Value: 51254", "County: Putnam<br>State: New York<br>FIPS: 36079<br>Value: 99608", "County: Queens<br>State: New York<br>FIPS: 36081<br>Value: 62008", "County: Rensselaer<br>State: New York<br>FIPS: 36083<br>Value: 63166", "County: Rockland<br>State: New York<br>FIPS: 36087<br>Value: 88571", "County: St. Lawrence<br>State: New York<br>FIPS: 36089<br>Value: 48330", "County: Saratoga<br>State: New York<br>FIPS: 36091<br>Value: 77548", "County: Schenectady<br>State: New York<br>FIPS: 36093<br>Value: 61315", "County: Schoharie<br>State: New York<br>FIPS: 36095<br>Value: 51842", "County: Schuyler<br>State: New York<br>FIPS: 36097<br>Value: 47810", "County: Seneca<br>State: New York<br>FIPS: 36099<br>Value: 51601", "County: Steuben<br>State: New York<br>FIPS: 36101<br>Value: 50157", "County: Sullivan<br>State: New York<br>FIPS: 36105<br>Value: 53877", "County: Tioga<br>State: New York<br>FIPS: 36107<br>Value: 57153", "County: Tompkins<br>State: New York<br>FIPS: 36109<br>Value: 56200", "County: Ulster<br>State: New York<br>FIPS: 36111<br>Value: 61652", "County: Warren<br>State: New York<br>FIPS: 36113<br>Value: 60222", "County: Washington<br>State: New York<br>FIPS: 36115<br>Value: 52527", "County: Wayne<br>State: New York<br>FIPS: 36117<br>Value: 53693", "County: Wyoming<br>State: New York<br>FIPS: 36121<br>Value: 55459", "County: Yates<br>State: New York<br>FIPS: 36123<br>Value: 51758"], "type": "scatter", "unselected": {"marker": {"opacity": 0}}, "x": [[-73.77], [-73.76], [-71.99], [-72.11], [-72.19], [-72.85], [-74.16], [-74.15], [-74.0], [-74.0], [-74.0], [-74.01], [-73.97], [-74.02], [-74.04], [-73.49], [-73.59], [-76.14], [-76.18], [-76.33], [-76.33], [-75.92], [-76.37], [-76.36], [-76.4], [-76.41], [-73.77], [-73.87], -73.97, -78.03, -75.82, -78.68, -76.55, -79.37, -76.76, -75.61, -73.68, -73.63, -76.07, -74.97, -73.74, -78.73, -73.77, -74.3, -74.42, -78.19, -74.12, -74.5, -74.96, -73.94, -75.45, -77.78, -75.67, -77.7, -74.44, -78.75, -75.44, -76.19, -77.3, -74.31, -78.23, -76.14, -75.03, -73.75, -73.82, -73.51, -74.02, -75.07, -73.86, -74.06, -74.44, -76.88, -76.82, -77.38, -74.77, -76.31, -76.47, -74.26, -73.85, -73.43, -77.03, -78.22, -77.11], "y": [[40.88], [41.16], [41.27], [41.09], [41.18], [40.87], [40.64], [40.58], [40.7], [40.7], [40.69], [40.69], [40.78], [40.69], [40.69], [40.92], [40.73], [43.94], [44.02], [44.04], [43.89], [44.05], [43.88], [44.04], [43.89], [43.91], [40.85], [40.85], 42.6, 42.26, 42.16, 42.25, 42.92, 42.23, 42.14, 42.49, 44.75, 42.25, 42.6, 42.2, 41.77, 42.76, 44.12, 44.59, 43.11, 43.0, 42.28, 43.66, 43.42, 40.64, 43.78, 42.73, 42.91, 43.15, 42.9, 43.2, 43.24, 43.01, 42.85, 41.4, 43.25, 43.43, 42.63, 41.43, 40.7, 42.71, 41.15, 44.5, 43.11, 42.82, 42.59, 42.39, 42.78, 42.27, 41.72, 42.17, 42.45, 41.89, 43.56, 43.31, 43.16, 42.7, 42.63]}, {"hoverinfo": "text", "legendgroup": "States", "line": {"color": "rgb(240, 240, 240)", "width": 1}, "mode": "lines", "showlegend": false, "type": "scatter", "x": {"elided": "251 float values"}, "y": {"elided": "251 float values"}}], "layout": {"annotations": [{"showarrow": false, "text": "<b></b>", "x": 1, "xanchor": "right", "xref": "paper", "y": 1.05, "yref": "paper"}], "dragmode": "select", "height": 450, "hovermode": "closest", "legend": {"traceorder": "reversed", "x": 1, "xanchor": "right", "y": 1, "yanchor": "top"}, "margin": {"b": 20, "l": 20, "r": 20, "t": 40}, "width": 900, "xaxis": {"autorange": false, "fixedrange": true, "range": [-81.44, -70.17], "showgrid": false, "showticklabels": false, "zeroline": false}, "yaxis": {"autorange": false, "fixedrange": true, "range": [40.51, 45.02], "showgrid": false, "showticklabels": false, "zeroline": false}}}
